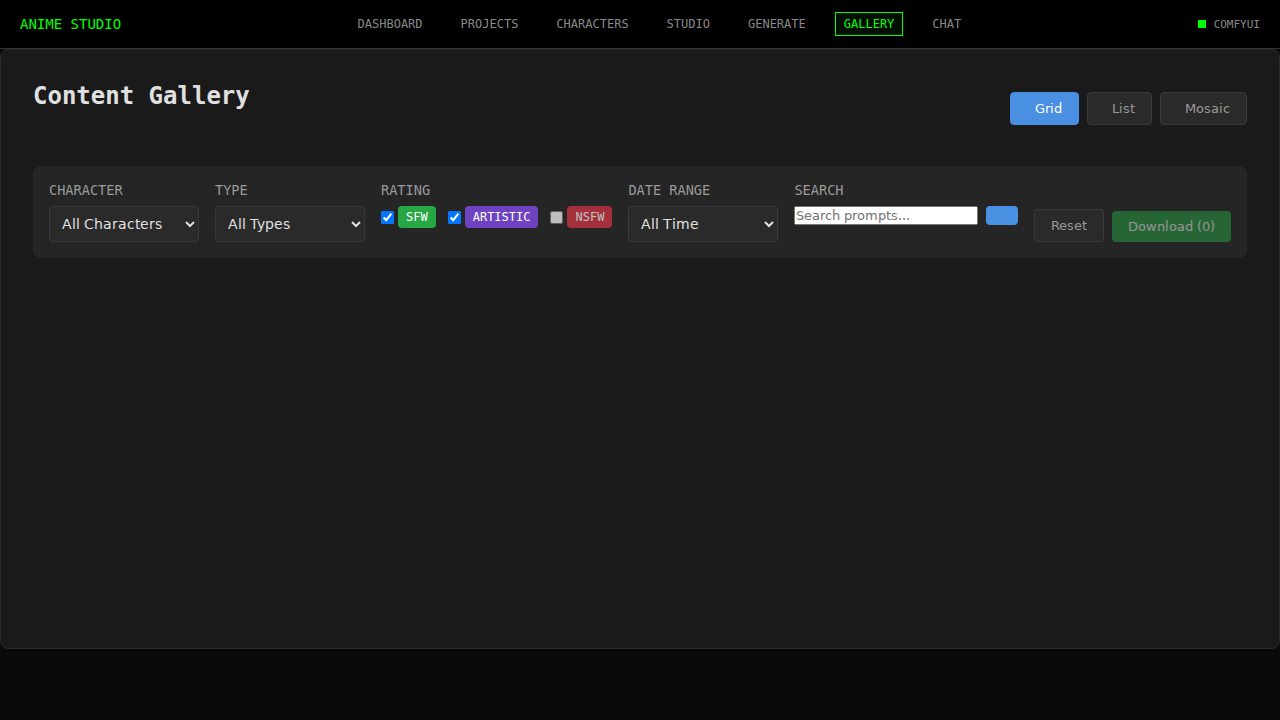
#> input picture frontend/playwright-report/data/1884e313a6ab938ad62d39baff7b8e5c175317b1.png, 1280 x 720 px
$ python quality_scorer.py ../frontend/playwright-report/data/1884e313a6ab938ad62d39baff7b8e5c175317b1.png ../frontend/playwright-report/data   (older library calls are emulated)
#> lines starting #> are read from the running program, lines starting #| are printed output that depends on the picture; after the words box and inside, x2 and y2 are one past the last pixel; in counts of white or black regions, pixels touching at a corner belong together
#!/usr/bin/env python3
"""
Lightweight image quality scorer for LoRA Studio.

Uses OpenCV for blur, contrast, brightness, and edge analysis.
Extracted from /opt/tower-anime-production/quality/comfyui_quality_integration.py.

Usage:
    # As a library
    from quality_scorer import score_image
    result = score_image("/path/to/image.png")

    # As CLI
    python3 quality_scorer.py /path/to/image.png
    python3 quality_scorer.py --batch /path/to/datasets/  # score all dataset images
"""

import json
import sys
from pathlib import Path

try:
    import cv2
    import numpy as np
    HAS_CV2 = True
except ImportError:
    HAS_CV2 = False


def score_image(image_path: str) -> dict:
    """Score an image's quality. Returns dict with overall score and breakdown."""
    if not HAS_CV2:
        return {"quality_score": None, "error": "opencv not available"}

    path = Path(image_path)
    if not path.exists():
        return {"quality_score": None, "error": "file not found"}

    try:
        image = cv2.imread(str(path))
#> image is the input picture: shape (720, 1280, 3); mean B, G, R 27, 27, 26.4
        if image is None:
            return {"quality_score": None, "error": "failed to read image"}

        height, width = image.shape[:2]
#> height = 720; width = 1280
        gray = cv2.cvtColor(image, cv2.COLOR_BGR2GRAY)

        # Blur detection (Laplacian variance)
        blur_var = cv2.Laplacian(gray, cv2.CV_64F).var()
#> blur_var = 382.9
        blur_score = min(blur_var / 1000.0, 1.0)
#> blur_score = 0.383

        # Contrast (standard deviation of grayscale)
        contrast = gray.std() / 255.0
#> contrast = 0.0841

        # Brightness (penalize extremes)
        brightness = gray.mean() / 255.0
#> brightness = 0.105
        brightness_score = 1.0 - abs(brightness - 0.5) * 2
#> brightness_score = 0.211

        # Edge density (detail richness)
        edges = cv2.Canny(gray, 50, 150)
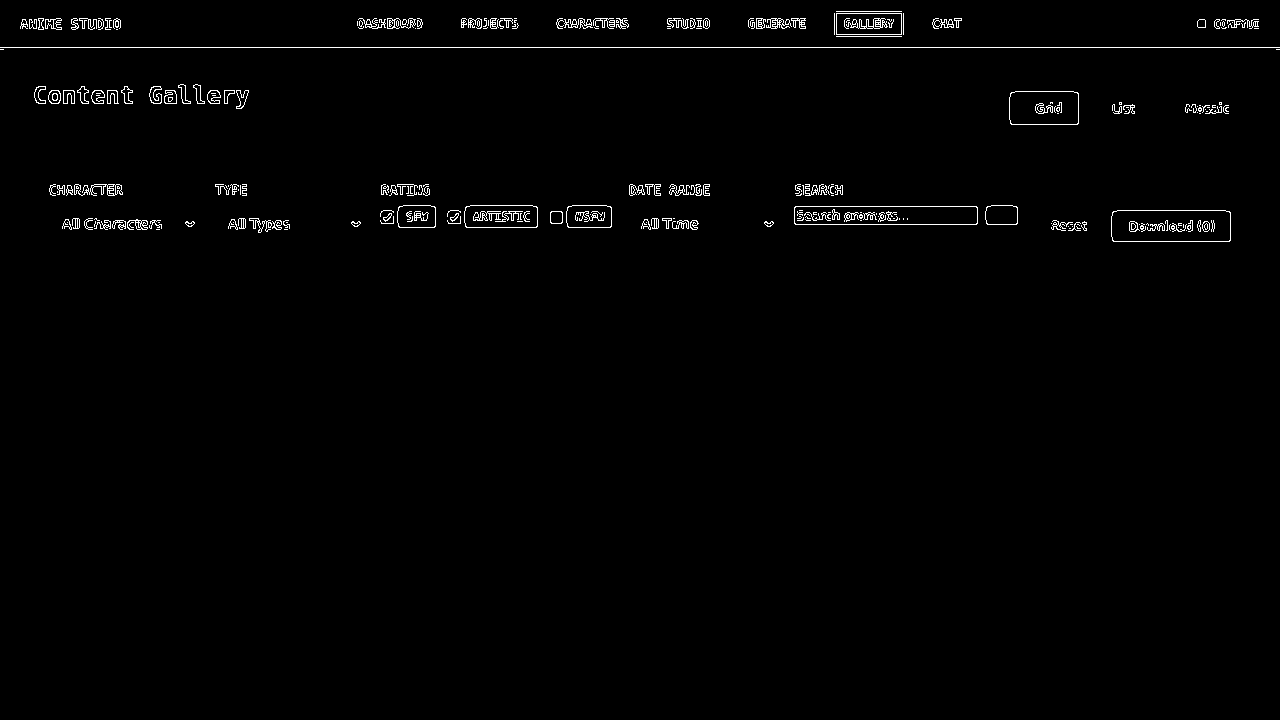
#> edges: shape (720, 1280); 1.2% white in thin lines or dots, all inside (x1, y1, x2, y2) = (0, 11, 1280, 242)
        edge_density = np.count_nonzero(edges) / edges.size
#> edge_density = 0.0116

        # Weighted combination
        quality_score = (
            blur_score * 0.3 +
            contrast * 0.3 +
            brightness_score * 0.2 +
            edge_density * 0.2
        )
#> quality_score = 0.185
        quality_score = min(quality_score, 1.0)

        return {
            "quality_score": round(quality_score, 4),
            "blur_score": round(blur_score, 4),
            "contrast": round(contrast, 4),
            "brightness": round(brightness, 4),
            "brightness_score": round(brightness_score, 4),
            "edge_density": round(edge_density, 4),
            "resolution": f"{width}x{height}",
        }
    except Exception as e:
        return {"quality_score": None, "error": str(e)}


def batch_score_datasets(datasets_dir: str, write_to_meta: bool = False):
    """Score all images in dataset directories and optionally update .meta.json files."""
    base = Path(datasets_dir)
    total = 0
    scored = 0

    for char_dir in sorted(base.iterdir()):
        if not char_dir.is_dir():
            continue
        images_dir = char_dir / "images"
        if not images_dir.exists():
            continue

        for png in sorted(images_dir.glob("*.png")):
            total += 1
            result = score_image(str(png))

            if result.get("quality_score") is not None:
                scored += 1

                if write_to_meta:
                    meta_path = png.with_suffix(".meta.json")
                    meta = {}
                    if meta_path.exists():
                        try:
                            meta = json.loads(meta_path.read_text())
                        except (json.JSONDecodeError, IOError):
                            pass
                    meta["quality_score"] = result["quality_score"]
                    meta["quality_breakdown"] = {
                        "blur": result["blur_score"],
                        "contrast": result["contrast"],
                        "brightness": result["brightness_score"],
                        "edge_density": result["edge_density"],
                    }
                    meta_path.write_text(json.dumps(meta, indent=2))

                print(f"  {char_dir.name}/{png.name}: {result['quality_score']:.3f}")

    print(f"\nScored {scored}/{total} images")


if __name__ == "__main__":
    if len(sys.argv) < 2:
        print("Usage: python3 quality_scorer.py <image_path>")
        print("       python3 quality_scorer.py --batch <datasets_dir> [--write]")
        sys.exit(1)

    if sys.argv[1] == "--batch":
        datasets_dir = sys.argv[2] if len(sys.argv) > 2 else str(Path(__file__).resolve().parent.parent / "datasets")
        write = "--write" in sys.argv
        batch_score_datasets(datasets_dir, write_to_meta=write)
    else:
        result = score_image(sys.argv[1])
#> result = {'quality_score': 0.184, 'blur_score': 0.383, 'contrast': 0.0841, 'brightness': 0.105, 'brightness_score': 0.21, 'edge_density': 0.0116, 'resolution': '1280x720'}
        print(json.dumps(result, indent=2))
#| {
#|   "quality_score": 0.1845,
#|   "blur_score": 0.3829,
#|   "contrast": 0.0841,
#|   "brightness": 0.1053,
#|   "brightness_score": 0.2105,
#|   "edge_density": 0.0116,
#|   "resolution": "1280x720"
#| }

$ run again, on frontend/playwright-report/data/44244503797799d86d818f42ba1e7f7be9aae6da.png
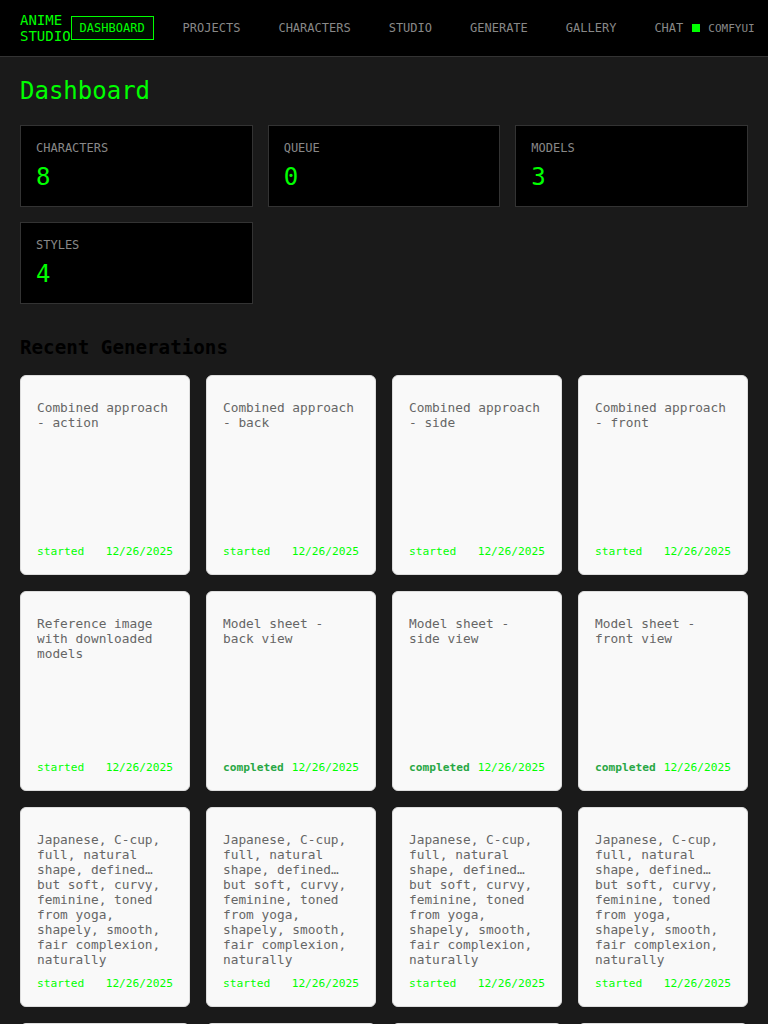
#> input picture frontend/playwright-report/data/44244503797799d86d818f42ba1e7f7be9aae6da.png, 768 x 1024 px
#> in score_image, image is the input picture: shape (1024, 768, 3); mean B, G, R 134.6, 136.2, 134.6
#> blur_var = 2311.5
#> blur_score = 1
#> contrast = 0.445
#> brightness = 0.532
#> brightness_score = 0.937
#> in score_image, `edges = cv2.Canny(gray, 50, 150)`:
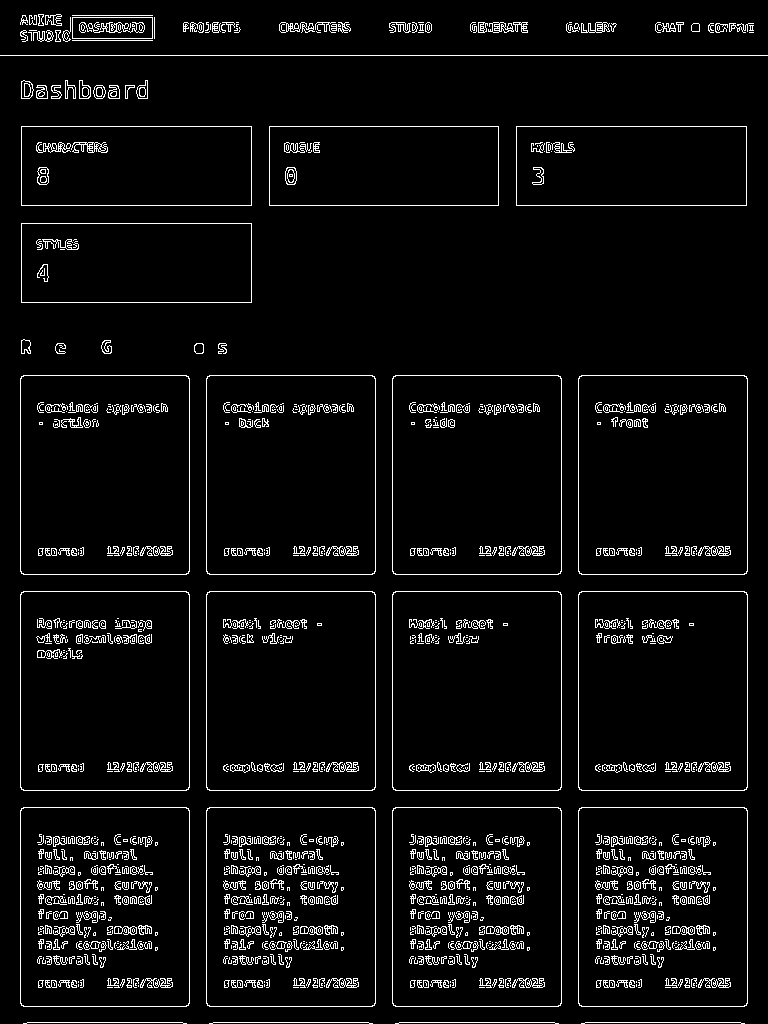
#> edges: shape (1024, 768); 5.3% white in thin lines or dots
#> edge_density = 0.0532
#> quality_score = 0.631
#> result = {'quality_score': 0.631, 'blur_score': 1, 'contrast': 0.445, 'brightness': 0.532, 'brightness_score': 0.937, 'edge_density': 0.0532, 'resolution': '768x1024'}
#| {
#|   "quality_score": 0.6314,
#|   "blur_score": 1.0,
#|   "contrast": 0.4447,
#|   "brightness": 0.5316,
#|   "brightness_score": 0.9368,
#> (further printed lines are left out)

$ run again, on frontend/playwright-report/data/603a263f7932ae199d2318061b6c4602aba4e5ee.png
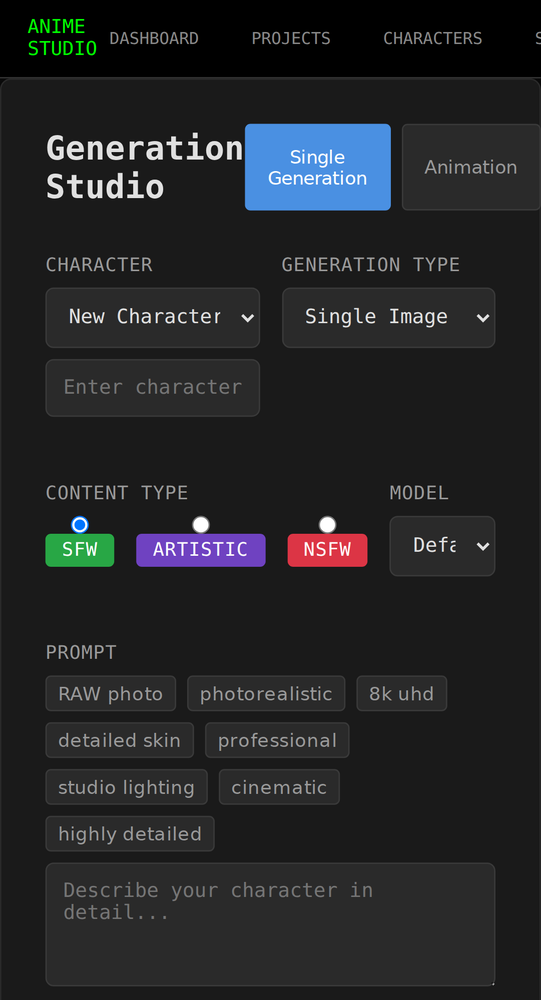
#> input picture frontend/playwright-report/data/603a263f7932ae199d2318061b6c4602aba4e5ee.png, 541 x 1000 px, shrunk from 1081 x 1999 before the run
#> in score_image, image is the input picture: shape (1000, 541, 3); mean B, G, R 39.3, 37.2, 35.8
#> in score_image, `gray = cv2.cvtColor(image, cv2.COLOR_BGR2GRAY)`:
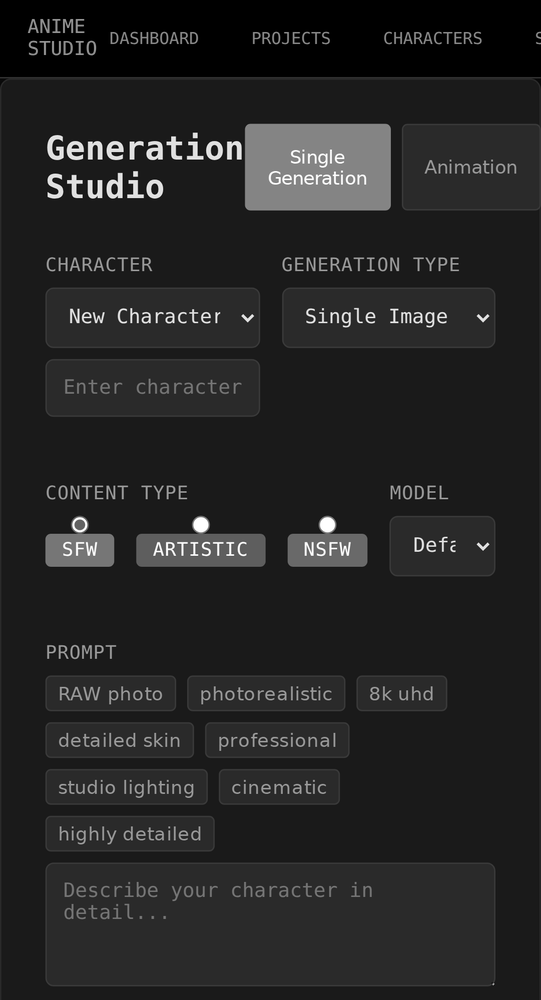
#> gray: shape (1000, 541); min 0, max 255, mean 37
#> blur_var = 968.6
#> blur_score = 0.969
#> contrast = 0.127
#> brightness = 0.145
#> brightness_score = 0.29
#> in score_image, `edges = cv2.Canny(gray, 50, 150)`:
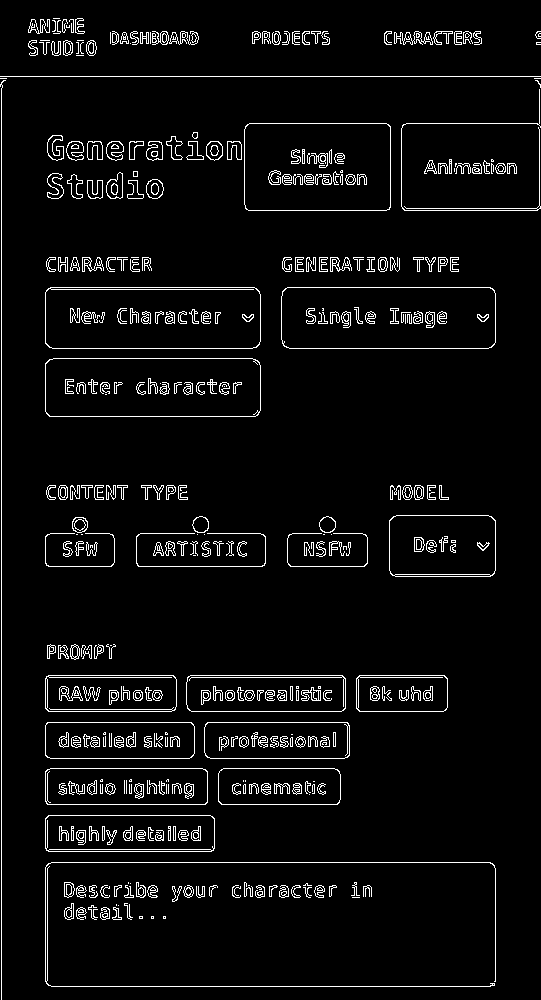
#> edges: shape (1000, 541); 5% white in thin lines or dots
#> edge_density = 0.05
#> quality_score = 0.397
#> result = {'quality_score': 0.397, 'blur_score': 0.969, 'contrast': 0.127, 'brightness': 0.145, 'brightness_score': 0.29, 'edge_density': 0.05, 'resolution': '541x1000'}
#| {
#|   "quality_score": 0.3967,
#|   "blur_score": 0.9686,
#|   "contrast": 0.1272,
#|   "brightness": 0.1451,
#|   "brightness_score": 0.2902,
#> (further printed lines are left out)
